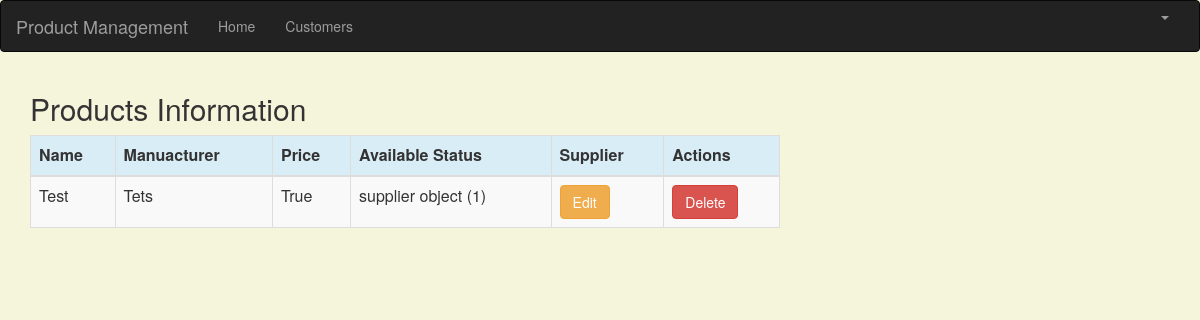
The page /product_list (signed in) on the database its author committed.
### productmanagement/models.py (models this page shows, shortened)
class Product(models.Model):
    product_name=models.CharField(max_length=50,  default="none")
    product_manufacturer=models.CharField(max_length=50, default="none")
    product_price=models.IntegerField(default=10)
    product_available_status=models.BooleanField(default=True)
    product_Supplier=models.ForeignKey(supplier, on_delete=models.CASCADE,default='none')

class supplier(models.Model):
    supplier_name=models.CharField(max_length=100,default="none")
    supplier_created=models.DateTimeField(auto_now_add=True)
    supplier_country_code=models.ForeignKey(Country, on_delete=models.CASCADE)

### productmanagement/views.py (the view)
# urls.py: path('product_list', views.product_list, name='product_list'),
@login_required
def product_list(request):
    customer = Product.objects.filter()
    return render(request, 'crm/product_list.html',
                 {'products': customer})

### productmanagement/templates/crm/product_list.html (shortened to what this page needs)
{% extends 'crm/base.html' %}
{% block content %}
    <html>
    <head>
        <link rel="stylesheet" href="https://maxcdn.bootstrapcdn.com/bootstrap/3.3.4/css/bootstrap.min.css">
    </head>
    <body>
    <div class="row">
        <h2 style="padding-left: 15Px">Products Information</h2>
    </div>
    <div>
        <table class="table table-striped table-bordered table-hover">
            <thead>
            <tr class="bg-info">
                <th>Name</th>
                <th>Manuacturer</th>
                <th>Price</th>
                <th>Available Status</th>
                <th>Supplier</th>
                <th colspan="3">Actions</th>
            </tr>
            </thead>
            <tbody>
            {% for service in products %}
                <tr>
                    <td>{{ service.product_name }}</td>
                    <td>{{ service.product_manufacturer }}</td>
                    <td>{{ service.product_available_status }}</td>
                    <td>{{ service.product_Supplier}}</td>
                   <td><a href="{% url 'crm:product_edit' pk=service.pk %}"
                           class="btn btn-warning">Edit</a></td>
                    <td><a href="{%url 'crm:product_delete' pk=service.pk %}"
onclick="return confirm('Are you sure you want to delete?')"
                           class="btn btn-danger">Delete</a>
                    </td>
                </tr>
            {% endfor %}
            </tbody>
        </table>
    </div>
    </body>
    </html>
{% endblock %}

### productmanagement/templates/crm/product_list.html (style rules this page uses)
body { background-color: beige; }

### rows shown on the page
Product: product_name "Test", product_manufacturer "Tets", product_available_status "True", product_Supplier "supplier object (1)"
